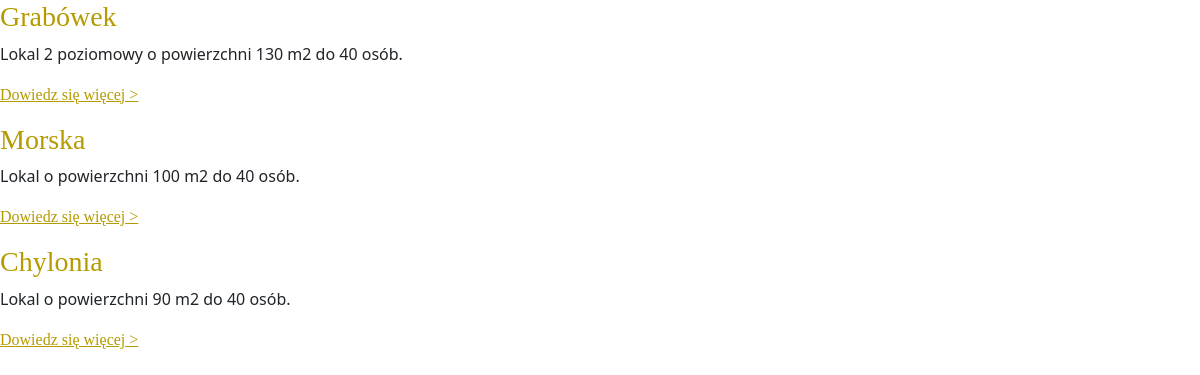
The page / on the database its author committed.
### gramofonsite/models.py (models this page shows)
class Local(models.Model):
    title = models.CharField(max_length=20)
    number_of_levels = models.PositiveIntegerField(blank=True, null=True,  default=0)
    area = models.PositiveSmallIntegerField(default=200)
    nunber_of_people = models.PositiveSmallIntegerField(default=60)
    more_info = models.TextField(null=True, blank=True, default="")
    def __str__(self):
        if self.number_of_levels is not None:
            return f" Lokal {self.number_of_levels} poziomowy o powierzchni {self.area} m2 do {self.nunber_of_people} osób."
        return f"Lokal o powierzchni {self.area} m2 do {self.nunber_of_people} osób."

### gramofonsite/views.py (the view)
# urls.py: path('', views.gramofonsite_list, name='gramofonsite_list'),
def gramofonsite_list(request):
    locals = Local.objects.all()  # inquiry to database
    return render(request, 'gramofon/gramofonsite_list.html', {'locals': locals})

### gramofonsite/templates/gramofon/gramofonsite_list.html (shortened to what this page needs)
{% load static %}
<!DOCTYPE html>
<html lang="pl">
<head>
    <link href="https://cdn.jsdelivr.net/npm/bootstrap@5.3.0/dist/css/bootstrap.min.css" rel="stylesheet"
>
</head>
<body>
    {% for local in locals %}
    <h3>{{ local.title }}</h3>
    <link rel="stylesheet" href="{% static 'styles.css' %}">
    <p>{{ local }}</p>
    <p><a href="">{{ local.more_info}}</a></a></p>
    {% endfor %}
</body>
</html>

### gramofonsite/static/styles.css (style rules this page uses)
h3,a { color: rgb(181, 154, 1); font-family: 'Sahitya'; }

### rows shown on the page
Local: title "Grabówek", number_of_levels+area+nunber_of_people "Lokal 2 poziomowy o powierzchni 130 m2 do 40 osób.", more_info "Dowiedz się więcej >"
Local: title "Morska", number_of_levels+area+nunber_of_people "Lokal o powierzchni 100 m2 do 40 osób.", more_info "Dowiedz się więcej >"
Local: title "Chylonia", number_of_levels+area+nunber_of_people "Lokal o powierzchni 90 m2 do 40 osób.", more_info "Dowiedz się więcej >"
